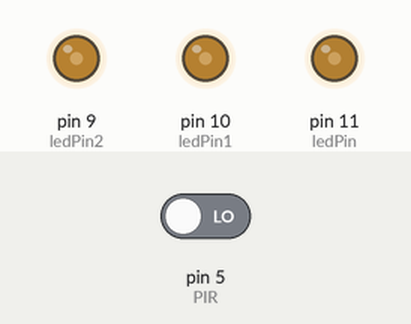
Bench run of a sketch on a simulated Arduino Uno, built with avr-gcc and run on an emulated ATmega328P. On the bench: output pins drawn as LEDs (lit = HIGH). The test bench sets the inputs (shaded band); at power-on: pin 5 (PIR) LOW. What the sketch prints to the serial monitor is not drawn.

Above: at 3.45 s.
At 6.27 s:
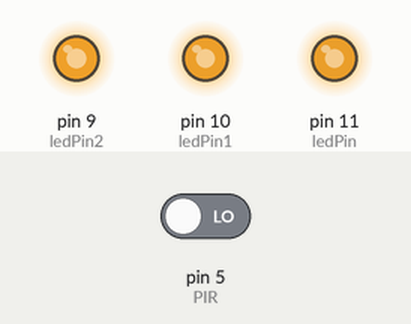
11.4 s: pin 5 (PIR) driven HIGH
At 12.7 s:
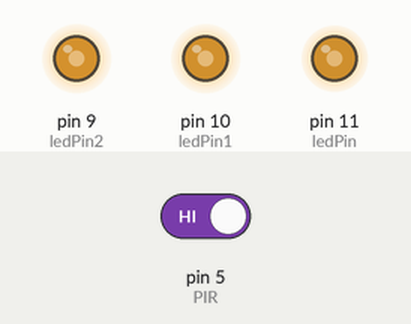
Timing chart, 0 to 28.6 s (numbered marks = the images above; inputs shaded):
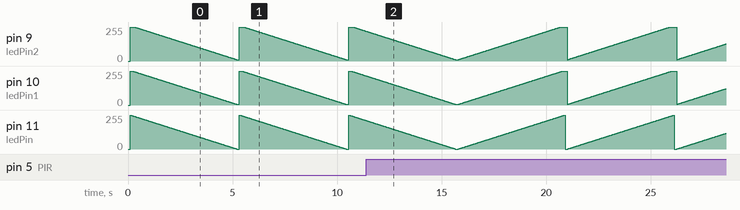

The sketch:

3led_pir.ino.ino
```cpp
const int	ledPin = 11;
const int	ledPin1 = 10;
const int	ledPin2 = 9;

const int	PIR = 5;
int state = LOW;
int val = 0;

void setup()
{
	Serial.begin(115200);
	Serial.println("Testing Arduino setup");

  pinMode(ledPin, OUTPUT);
  pinMode(ledPin1, OUTPUT);
  pinMode(ledPin2, OUTPUT);

  pinMode(PIR, INPUT);
}

void loop()
{
  val = 0;
  digitalWrite(ledPin, LOW);
  delay(100);

  val = digitalRead(PIR);

  if (val == HIGH)
  {
    for (int i = 0; i <= 255; i++)
    {
      analogWrite(ledPin, i);
      analogWrite(ledPin1, i + 5);
      analogWrite(ledPin2, i + 10);
      delay(20);
    }
  }
  if (val == LOW)
  {
    for (int i = 255; i >= 0; i--)
    {
      analogWrite(ledPin, i);
      analogWrite(ledPin1, i + 5);
      analogWrite(ledPin2, i + 10);
      delay(20);
    }
  }
}
```
